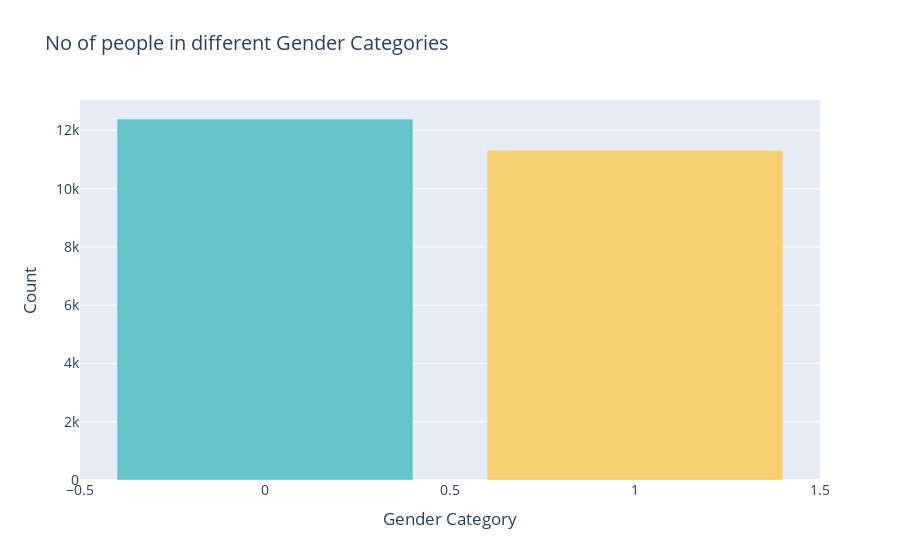

The code cell stored with this chart in its notebook:
### Code cell
import plotly.graph_objects as go
import plotly.express as px
import pandas as pd
age_counts = data2["gender"].value_counts()

# To provide  set of color palettes  mate
colors = px.colors.qualitative.Pastel


fig = go.Figure(data=go.Bar(
    x=age_counts.index,
    y=age_counts.values,
    marker=dict(color=colors)
))


fig.update_layout(
    title="No of people in different Gender Categories",
    xaxis=dict(title="Gender Category"),
    yaxis=dict(title="Count"),
    font=dict(size=14),
)

# To Show the fianl plot mate
fig.show()

### Figure 1 — Plotly figure (JSON) as saved in the notebook; plotly's stock layout.template omitted (floating-point values rounded to 4 significant figures)
{"data": [{"marker": {"color": ["rgb(102, 197, 204)", "rgb(246, 207, 113)", "rgb(248, 156, 116)", "rgb(220, 176, 242)", "rgb(135, 197, 95)", "rgb(158, 185, 243)", "rgb(254, 136, 177)", "rgb(201, 219, 116)", "rgb(139, 224, 164)", "rgb(180, 151, 231)", "rgb(179, 179, 179)"]}, "type": "bar", "x": [0, 1], "y": [12391, 11314]}], "layout": {"font": {"size": 14}, "title": {"text": "No of people in different Gender Categories"}, "xaxis": {"title": {"text": "Gender Category"}}, "yaxis": {"title": {"text": "Count"}}}}
